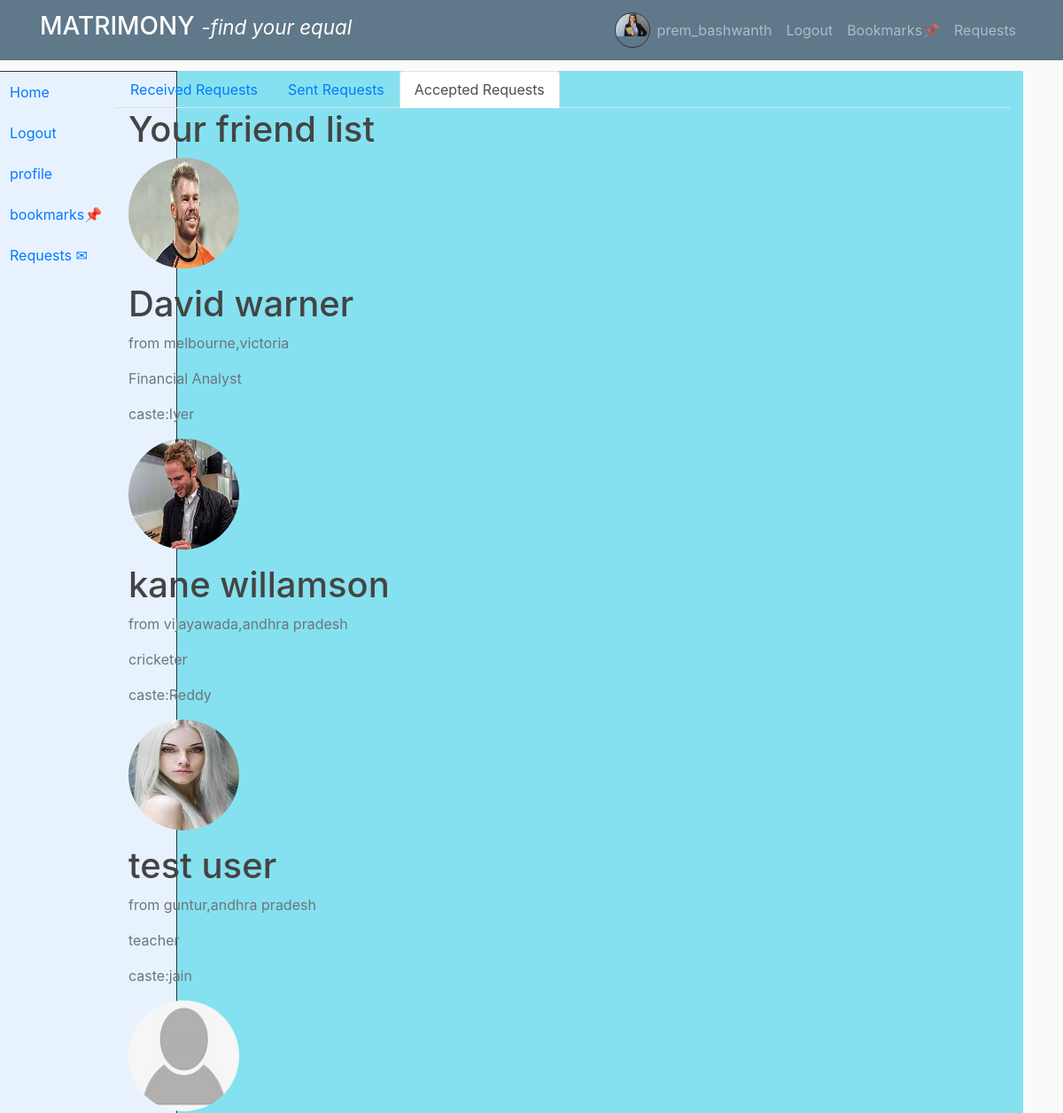
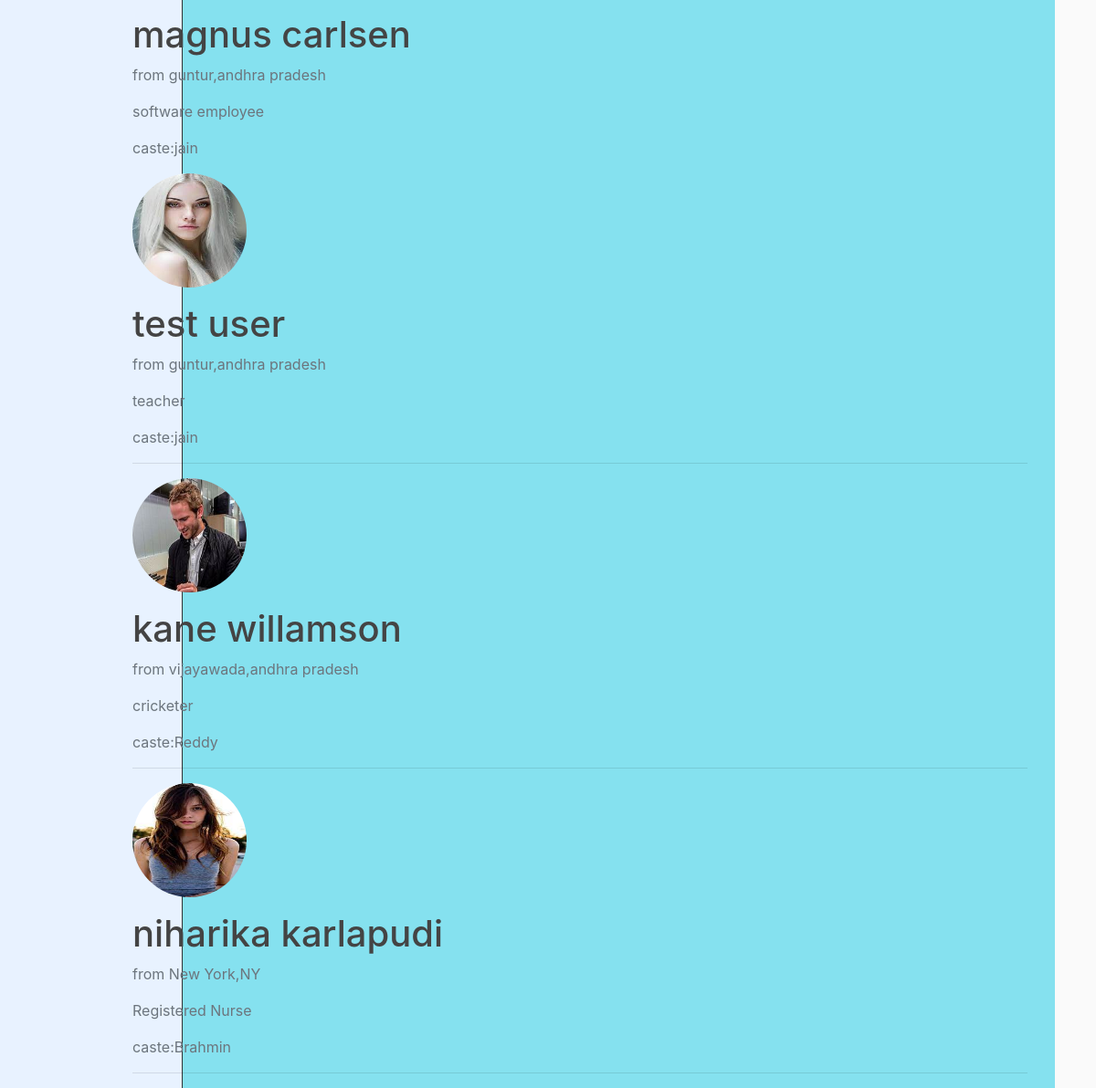
/accepted_requests/ (signed in), run on the app's committed database (2 pictures, top to bottom).
### users/models.py (models this page shows, shortened)
class profile_personal_info(models.Model):
    class Gender(models.TextChoices):
        MALE = 'M', 'Male'
        FEMALE = 'F', 'Female'
    class Diet(models.TextChoices):
        VEG = 'veg', 'Vegetarian'
        NONVEG = 'nonveg', 'Non-Vegetarian'
        EGGTERIAN='eggterian','eggterian'
    class BloodGroup(models.TextChoices):
        A_POSITIVE = 'A+', 'A+'
        A_NEGATIVE = 'A-', 'A-'
        B_POSITIVE = 'B+', 'B+'
        B_NEGATIVE = 'B-', 'B-'
        AB_POSITIVE = 'AB+', 'AB+'
        AB_NEGATIVE = 'AB-', 'AB-'
        O_POSITIVE = 'O+', 'O+'
        O_NEGATIVE = 'O-', 'O-'
    class phd(models.TextChoices):
        NO='none','no'
        YES='yes','yes'
    class Colour(models.TextChoices):
        FAIR = 'fair', 'Fair'
        WHEATISH = 'wheatish', 'Wheatish'
        TANNED = 'tanned', 'Tanned'
        DARK = 'dark', 'Dark'
        BLACK = 'black', 'Black'
        OTHER = 'other', 'Other'
    class MaritalStatus(models.TextChoices):
        NEVERMARRIED = 'Single', 'Single'
        MARRIED = 'Married', 'Married'
        DIVORCED = 'Divorced', 'Divorced'
        WIDOWED = 'Widowed', 'Widowed'
        SEPARATED = 'Separated', 'Separated'
    user=models.OneToOneField(User,on_delete=models.CASCADE)
    profile_id = models.CharField(max_length=10, unique=True, editable=False)
    firstname=models.CharField(max_length=50)
    lastname=models.CharField(max_length=50)
    image_pic=models.ImageField(default='default.jpg',upload_to='profile_pics')
    image1=models.ImageField(default='default.jpg',upload_to='profile_pics')
    image2=models.ImageField(default='default.jpg',upload_to='profile_pics')
    image3=models.ImageField(default='default.jpg',upload_to='profile_pics')
    city=models.CharField(max_length=50)
    state=models.CharField(max_length=50)
    dob = models.DateField()
    height = models.FloatField()
    diet = models.CharField(max_length=15, choices=Diet.choices, default=Diet.VEG)
    gender = models.CharField(max_length=1, choices=Gender.choices)
    weigth=models.IntegerField()
    blood_group = models.CharField(max_length=4, choices=BloodGroup.choices, default=BloodGroup.A_POSITIVE)
    physical_disability=models.CharField(max_length=10,choices=phd.choices,default=phd.NO)
    skin_colour = models.CharField(max_length=10, choices=Colour.choices,default=Colour.FAIR)
    marital_status = models.CharField(max_length=10, choices=MaritalStatus.choices,default=MaritalStatus.NEVERMARRIED)
    created_at = models.DateTimeField(auto_now_add=True)
    phone_number=models.CharField(max_length=13,default='')

class FriendRequest(models.Model):
    from_user = models.ForeignKey(User, on_delete=models.CASCADE, related_name='friend_requests_sent')
    to_user = models.ForeignKey(User, on_delete=models.CASCADE, related_name='friend_requests_received')
    created_at = models.DateTimeField(auto_now_add=True)
    status = models.CharField(max_length=20, default='pending')

class profile_educational_and_career_info(models.Model):
    profile_id=models.OneToOneField(profile_personal_info,on_delete=models.CASCADE)
    qualification=models.CharField(max_length=50)
    collage_name=models.CharField(max_length=50)
    occupation=models.CharField(max_length=50)
    company_name=models.CharField(max_length=50)
    income=models.IntegerField()

class profile_family_details(models.Model):
    profile_id=models.OneToOneField(profile_personal_info,on_delete=models.CASCADE)
    fathers_occupation=models.CharField(max_length=30)
    mothers_occupation=models.CharField(max_length=20)
    religion=models.CharField(max_length=20)
    caste=models.CharField(max_length=20)
    mothertounge=models.CharField(max_length=20)

### users/views.py (the view)
# urls.py: path('accepted_requests/',user_views.accepted_requests,name='accepted_requests'),
@login_required
def accepted_requests(request):
    accepted_requests = FriendRequest.objects.filter(Q(from_user=request.user, status='accepted') | Q(to_user=request.user, status='accepted'))
    return render(request, 'users/accepted_requests.html', {'accepted_requests': accepted_requests})

### users/templates/users/accepted_requests.html
{% extends "users/friend_requests.html" %}
{% block friend_requests_content %}
<div class="container">
    <h1>Your friend list</h1>
    <ul class="list-group">
        {% for request in accepted_requests %}
        {% if request.from_user.id == user.id%}
        <a href="{%url 'profile' request.to_user.id %}">
        <img class="rounded-circle account-img" src="{{ request.to_user.profile_personal_info.image_pic.url}}">
        <div class="media-body">
          <h2 class="account-heading">{{request.to_user.profile_personal_info.firstname}} {{request.to_user.profile_personal_info.lastname}}</h2>
          <p class="text-secondary">from {{request.to_user.profile_personal_info.city}},{{request.to_user.profile_personal_info.state}} </p>
          <p class="text-secondary">{{request.to_user.profile_personal_info.profile_educational_and_career_info.occupation}}</p>
          <p class="text-secondary">caste:{{request.to_user.profile_personal_info.profile_family_details.caste}}</p>
        </div></a>
        {%else%}
        <a href="{%url 'profile' request.from_user.id %}">
        <img class="rounded-circle account-img" src="{{ request.from_user.profile_personal_info.image_pic.url}}">
        <div class="media-body">
          <h2 class="account-heading">{{request.from_user.profile_personal_info.firstname}} {{request.from_user.profile_personal_info.lastname}}</h2>
          <p class="text-secondary">from {{request.from_user.profile_personal_info.city}},{{request.from_user.profile_personal_info.state}} </p>
          <p class="text-secondary">{{request.from_user.profile_personal_info.profile_educational_and_career_info.occupation}}</p>
          <p class="text-secondary">caste:{{request.from_user.profile_personal_info.profile_family_details.caste}}</p>
        </div>
        <hr></a>
        {%endif%}
        {% endfor %}
    </ul>
</div>
{% endblock %}

### users/templates/users/base.html (shortened to what this page needs)
{% load static %}
<!DOCTYPE html>
<html>
<head>
    <link rel="stylesheet" href="https://cdn.jsdelivr.net/npm/bootstrap@4.0.0/dist/css/bootstrap.min.css">
    <link rel="stylesheet" type="text/css" href="{% static 'users/main.css' %}">
</head>
<body>
    {% if user.is_authenticated %}
<nav class="navbar navbar-expand-md navbar-dark bg-steel fixed-top ">
    {% else %}
    <nav class="navbar navbar-expand-md navbar-dark bg-steel fixed-top mycolor1">
    {% endif %}
    <div class="container">
        {% if user.is_authenticated %}
        <a class="navbar-brand "  href="{% url 'home'  %}"><h3 style="color: white;">MATRIMONY <span><small><em>-find your equal</em></small></span></h3></a>
        {% else %}
        <a class="navbar-brand "  href="{% url 'landing'  %}"><h3 style="color: white;">MATRIMONY <span><small><em>-find your equal</em></small></span></h3></a>
            <a class="nav-item nav-link" href="{%url 'about' %}"><h4 style="color: white;">About Us</h4></a>
              {% endif %}
        <div class="navbar-nav ml-auto">
            {% if user.is_authenticated %}
<div id="navbar">
    <div class="profile-picture1" >
        <img  radius='1' src="{{ user.profile_personal_info.image_pic.url}}" alt="{{ user.username }}'s Profile Picture">
    </div>
</div>
            <a class="nav-item nav-link" href="{% url 'profile' user.id %}">{{ user.username }}</a>
            <a class="nav-item nav-link" href="{% url 'logout' %}">Logout</a>
            <a class="nav-item nav-link" href="{% url 'bookmarks' %}">Bookmarks📌</a>
            <a class="nav-item nav-link" href="{% url 'received_requests' %}">Requests</a>
            {% else %}
            <a class="nav-item nav-link" href="{% url 'login' %}"><h5 style="color: white;">Login</h5></a>
            <a class="nav-item nav-link" href="{% url 'register' %}">Register</a>
            {% endif %}
        </div>
    </div>
</nav>
{% if user.is_authenticated %}
<nav id="sidebar" class="mycolor">
  <div class="position-fixed">
      <ul class="list-unstyled components">
        <li class="nav-item">
            <a class="nav-item nav-link" href="{%url 'home' %}">Home</a>
          </li>
          {% if user.is_authenticated %}
          <li class="nav-item">
          <a class="nav-item nav-link" href="{%url 'logout' %}">Logout</a>
        </li>
          <li class="nav-item">
          <a class="nav-item nav-link" href="{%url 'profile' user.id %}">profile</a>
        </li>
          <li class="nav-item">
          <a class="nav-item nav-link" href="{%url 'bookmarks'  %}">bookmarks📌</a>
        </li>
          <li class="nav-item">
          <a class="nav-item nav-link" href="{%url 'received_requests'  %}">Requests ✉</a>
        </li>
          {% endif %}
      </ul>
  </div>
</nav>
{% endif %}
{% if user.is_authenticated %}
<div class="container mt-20">
    <div id="content" class="mycolor">
        <main role="main " >
            <div class="row ">
                <div class="col " >
                    <div >
                    {% block content %}{% endblock %}
                    </div>
        </main>
    </div>
</div>
{% else %}
{% block content1 %}{% endblock %}
{% endif %}

### users/static/users/main.css (style rules this page uses)
body { background: #fafafa; color: #333333; margin-top: 5rem; }
h1, h2, h3, h4, h5, h6 { color: #444444; }
ul { margin: 0; }
.bg-steel { background-color: #5f788a; }
.account-img { height: 125px; width: 125px; margin-right: 20px; margin-bottom: 16px; }
.account-heading { font-size: 2.5rem; }
.mycolor { background-color:#85e1ef; }

### data on the page
FriendRequest: to_user.profile_personal_info.image_pic (picture), to_user.profile_personal_info.firstname "David", to_user.profile_personal_info.lastname "warner", to_user.profile_personal_info.city "melbourne", to_user.profile_personal_info.state "victoria", to_user.profile_personal_info.profile_educational_and_career_info.occupation "Financial Analyst", to_user.profile_personal_info.profile_family_details.caste "Iyer"
FriendRequest: to_user.profile_personal_info.image_pic (picture), to_user.profile_personal_info.firstname "kane", to_user.profile_personal_info.lastname "willamson", to_user.profile_personal_info.city "vijayawada", to_user.profile_personal_info.state "andhra pradesh", to_user.profile_personal_info.profile_educational_and_career_info.occupation "cricketer", to_user.profile_personal_info.profile_family_details.caste "Reddy"
FriendRequest: to_user.profile_personal_info.image_pic (picture), to_user.profile_personal_info.firstname "test", to_user.profile_personal_info.lastname "user", to_user.profile_personal_info.city "guntur", to_user.profile_personal_info.state "andhra pradesh", to_user.profile_personal_info.profile_educational_and_career_info.occupation "teacher", to_user.profile_personal_info.profile_family_details.caste "jain"
FriendRequest: to_user.profile_personal_info.image_pic (placeholder picture), to_user.profile_personal_info.firstname "magnus", to_user.profile_personal_info.lastname "carlsen", to_user.profile_personal_info.city "guntur", to_user.profile_personal_info.state "andhra pradesh", to_user.profile_personal_info.profile_educational_and_career_info.occupation "software employee", to_user.profile_personal_info.profile_family_details.caste "jain"
FriendRequest: from_user.profile_personal_info.image_pic (picture), from_user.profile_personal_info.firstname "test", from_user.profile_personal_info.lastname "user", from_user.profile_personal_info.city "guntur", from_user.profile_personal_info.state "andhra pradesh", from_user.profile_personal_info.profile_educational_and_career_info.occupation "teacher", from_user.profile_personal_info.profile_family_details.caste "jain"
FriendRequest: from_user.profile_personal_info.image_pic (picture), from_user.profile_personal_info.firstname "kane", from_user.profile_personal_info.lastname "willamson", from_user.profile_personal_info.city "vijayawada", from_user.profile_personal_info.state "andhra pradesh", from_user.profile_personal_info.profile_educational_and_career_info.occupation "cricketer", from_user.profile_personal_info.profile_family_details.caste "Reddy"
FriendRequest: from_user.profile_personal_info.image_pic (picture), from_user.profile_personal_info.firstname "niharika", from_user.profile_personal_info.lastname "karlapudi", from_user.profile_personal_info.city "New York", from_user.profile_personal_info.state "NY", from_user.profile_personal_info.profile_educational_and_career_info.occupation "Registered Nurse", from_user.profile_personal_info.profile_family_details.caste "Brahmin"

### other printed values
{{ user.username }} "prem_bashwanth"
